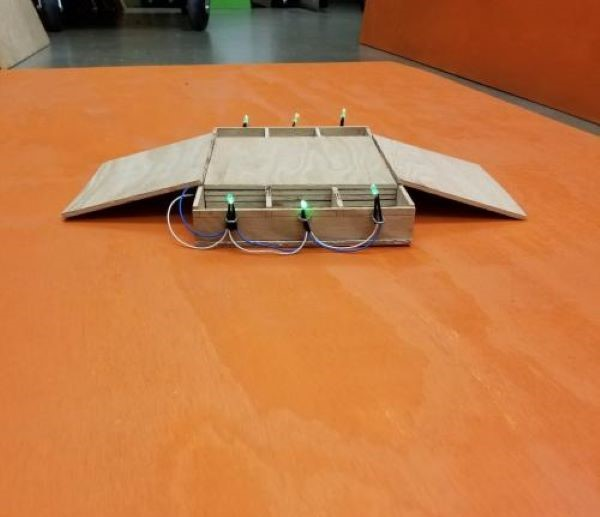
#> input picture OpenCV_Mothership/mothership.jpg, 600 x 517 px
$ python findMothership.py
#> lines starting #> are read from the running program, lines starting #| are printed output that depends on the picture; after the words box and inside, x2 and y2 are one past the last pixel; in counts of white or black regions, pixels touching at a corner belong together
import cv2
import numpy as np
from sklearn.cluster import KMeans
#from Centerpoint import center

def main():
	findMothership("mothership.jpg")
	findMothership("mothership1.jpg")
	findMothership("mothership2.jpg")
	findMothership("mothership3.jpg")
	findMothership("mothership4.jpg")

def findMothership(name):
#> called with name = 'mothership.jpg'
	img = cv2.imread(name)
#> img is the input picture: shape (517, 600, 3); mean B, G, R 69.9, 120.7, 191.5
	#cv2.imshow("original", img)
	orig = img
	img = cv2.GaussianBlur(img, (5,5), 0)
	#cv2.imshow("blurred", img)
	hsv = cv2.cvtColor(img, cv2.COLOR_BGR2HSV)
#> hsv: shape (517, 600, 3); mean H, S, V 17, 157.8, 192.2
	mask = cv2.inRange(hsv, (40, 10, 180), (100, 180, 240))
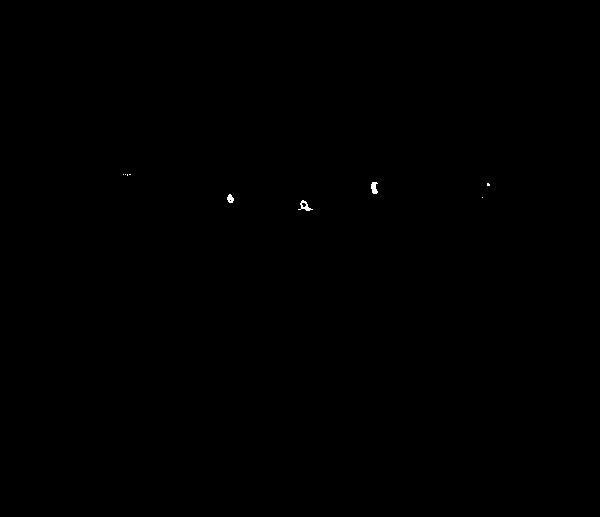
#> mask: shape (517, 600); 0.06% white; 9 white regions (6 under 20 px), largest, box (x1, y1, x2, y2) and area: (298, 200, 313, 211) 63, (371, 182, 378, 194) 62, (227, 194, 234, 203) 44
	imask = mask>0
	green = np.zeros_like(img, np.uint8)
	green[imask] = img[imask]

	#create imask which is array of coordinates of non-zero pixels
	dim = (img.shape[0], img.shape[1])
#> dim = (517, 600)
	imask = np.zeros(dim) + 1 * imask
	imask = np.transpose(np.nonzero(np.transpose(imask)))
#> imask = 184 pairs, first value 123 to 489, second value 174 to 210

	#kmeans clustering to find center points
	kmeans = KMeans(n_clusters=6)
	kmeans.fit(imask)

	#centers is array of center coordinates of clusters
	centers = kmeans.cluster_centers_
	centers = [(int(x[0]),int(x[1])) for x in centers]

	#put circles on img of where the clusters are
	for x in range(0,len(centers)):
		cv2.circle(orig, tuple(centers[x]), 8, (0,0,255))
#> orig: shape (517, 600, 3); 0.08% of pixels changed, all inside (x1, y1, x2, y2) = (118, 166, 496, 214)

	cv2.imshow("original", orig)
	cv2.imshow("Green", green)

	cv2.waitKey(0);
	print("Done");

if __name__ == "__main__":
    main()
#> call 2 of findMothership, with name = 'mothership1.jpg'
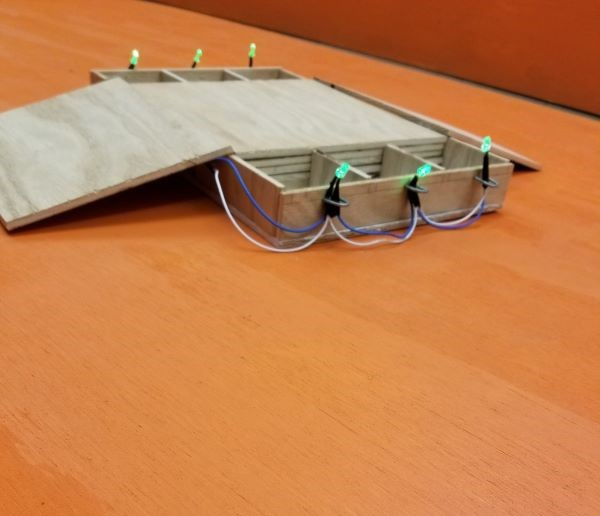
#> input picture OpenCV_Mothership/mothership1.jpg, 600 x 516 px
#> in findMothership, img is the input picture: shape (516, 600, 3); mean B, G, R 78.4, 127.8, 196.1
#> in findMothership (call 2), `hsv = cv2.cvtColor(img, cv2.COLOR_BGR2HSV)`: hsv: shape (516, 600, 3); mean H, S, V 15.5, 153.6, 196.3
#> in findMothership (call 2), `mask = cv2.inRange(hsv, (40, 10, 180), (100, 180, 240))`: mask: shape (516, 600); 0.17% white; 7 white regions, largest, box (x1, y1, x2, y2) and area: (416, 162, 435, 177) 134, (336, 162, 352, 178) 132, (480, 137, 491, 152) 111
#> in findMothership (call 2), `imask = np.transpose(np.nonzero(np.transpose(imask)))`: imask = 517 pairs, first value 131 to 490, second value 47 to 178
#> after the loop in findMothership (call 2), `for x in range(0,len(centers)):`: orig: shape (516, 600, 3); 0.09% of pixels changed, all inside (x1, y1, x2, y2) = (125, 43, 494, 179)
#> call 3 of findMothership, with name = 'mothership2.jpg'
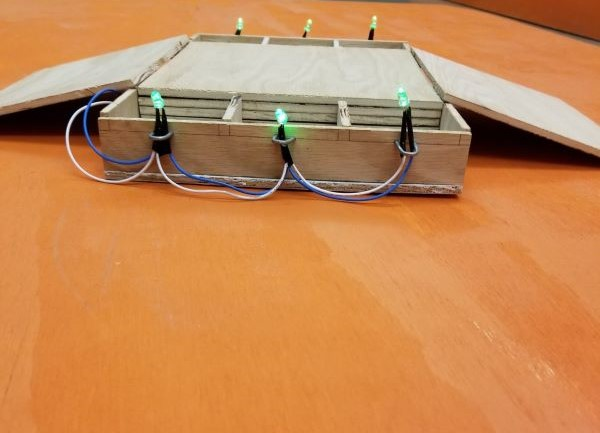
#> input picture OpenCV_Mothership/mothership2.jpg, 600 x 433 px
#> in findMothership, img is the input picture: shape (433, 600, 3); mean B, G, R 83.8, 135.7, 198.4
#> in findMothership (call 3), `hsv = cv2.cvtColor(img, cv2.COLOR_BGR2HSV)`: hsv: shape (433, 600, 3); mean H, S, V 17.6, 147.2, 198.9
#> in findMothership (call 3), `mask = cv2.inRange(hsv, (40, 10, 180), (100, 180, 240))`: mask: shape (433, 600); 0.32% white; 22 white regions (16 under 20 px), largest, box (x1, y1, x2, y2) and area: (393, 80, 413, 107) 311, (271, 107, 299, 133) 220, (151, 91, 165, 109) 121, (148, 46, 161, 54) 48, (57, 71, 73, 78) 37, (238, 22, 242, 29) 24
#> in findMothership (call 3), `imask = np.transpose(np.nonzero(np.transpose(imask)))`: imask = 843 pairs, first value 22 to 412, second value 22 to 132
#> after the loop in findMothership (call 3), `for x in range(0,len(centers)):`: orig: shape (433, 600, 3); 0.1% of pixels changed, all inside (x1, y1, x2, y2) = (54, 17, 409, 130)
#> call 4 of findMothership, with name = 'mothership3.jpg'
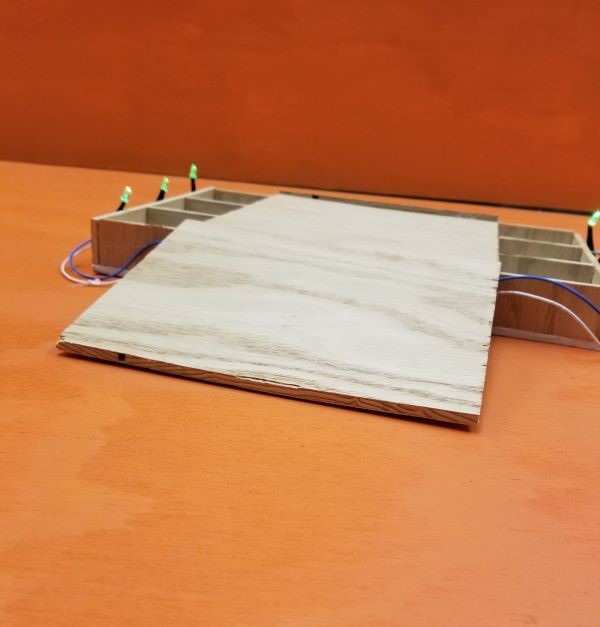
#> input picture OpenCV_Mothership/mothership3.jpg, 600 x 627 px
#> in findMothership, img is the input picture: shape (627, 600, 3); mean B, G, R 77.8, 122.4, 198.2
#> in findMothership (call 4), `hsv = cv2.cvtColor(img, cv2.COLOR_BGR2HSV)`: hsv: shape (627, 600, 3); mean H, S, V 13.4, 159.3, 198.3
#> in findMothership (call 4), `mask = cv2.inRange(hsv, (40, 10, 180), (100, 180, 240))`: mask: shape (627, 600); 0.04% white; 4 white regions, box (x1, y1, x2, y2) and area: (590, 212, 600, 224) 58, (190, 166, 195, 177) 41, (122, 194, 128, 202) 38, (162, 182, 167, 191) 27
#> in findMothership (call 4), `imask = np.transpose(np.nonzero(np.transpose(imask)))`: imask = 164 pairs, first value 122 to 599, second value 166 to 223
#> after the loop in findMothership (call 4), `for x in range(0,len(centers)):`: orig: shape (627, 600, 3); 0.06% of pixels changed, all inside (x1, y1, x2, y2) = (116, 160, 600, 228)
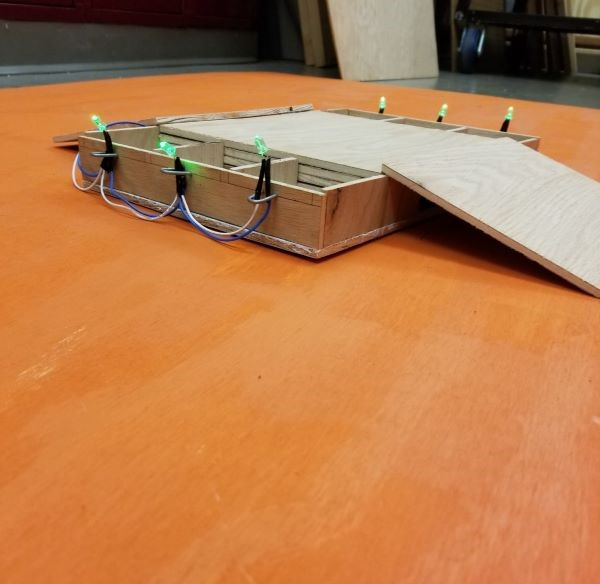
#> input picture OpenCV_Mothership/mothership4.jpg, 600 x 584 px
#> in findMothership, img is the input picture: shape (584, 600, 3); mean B, G, R 76.2, 123, 183.6
#> in findMothership (call 5), `hsv = cv2.cvtColor(img, cv2.COLOR_BGR2HSV)`: hsv: shape (584, 600, 3); mean H, S, V 19.6, 145.3, 184.1
#> in findMothership (call 5), `mask = cv2.inRange(hsv, (40, 10, 180), (100, 180, 240))`:
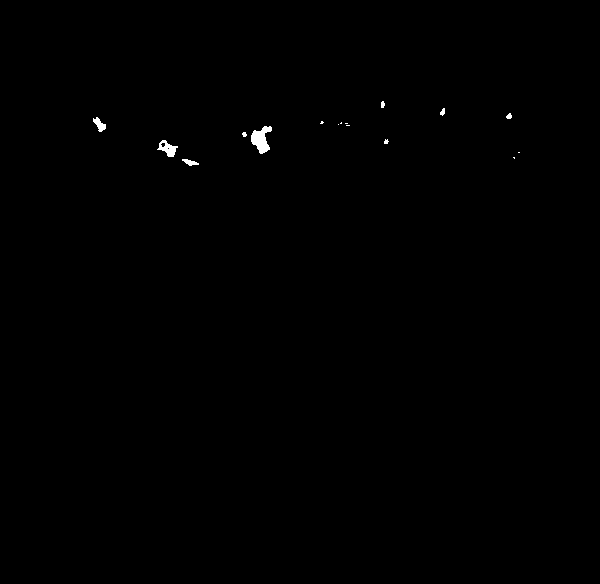
#> mask: shape (584, 600); 0.23% white; 16 white regions (9 under 20 px), largest, box (x1, y1, x2, y2) and area: (251, 126, 272, 154) 343, (157, 140, 178, 157) 175, (93, 117, 106, 132) 101
#> in findMothership (call 5), `imask = np.transpose(np.nonzero(np.transpose(imask)))`: imask = 821 pairs, first value 93 to 519, second value 101 to 165
#> after the loop in findMothership (call 5), `for x in range(0,len(centers)):`:
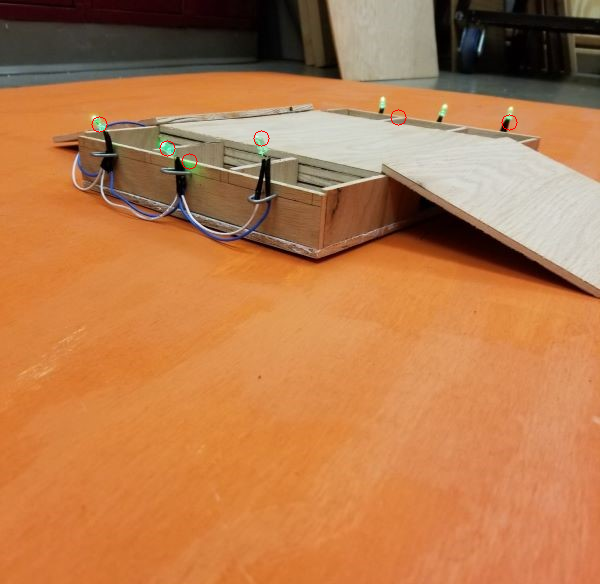
#> orig: shape (584, 600, 3); 0.08% of pixels changed, all inside (x1, y1, x2, y2) = (91, 109, 518, 170)
